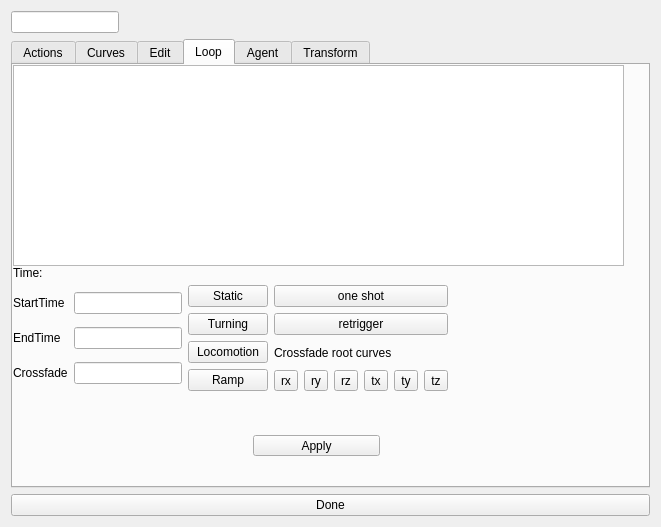
<?xml version="1.0" encoding="UTF-8"?>
<ui version="4.0">
 <class>ActionEditor</class>
 <widget class="QDialog" name="ActionEditor">
  <property name="geometry">
   <rect>
    <x>0</x>
    <y>0</y>
    <width>661</width>
    <height>527</height>
   </rect>
  </property>
  <property name="sizePolicy">
   <sizepolicy hsizetype="Ignored" vsizetype="Ignored">
    <horstretch>0</horstretch>
    <verstretch>0</verstretch>
   </sizepolicy>
  </property>
  <property name="minimumSize">
   <size>
    <width>661</width>
    <height>527</height>
   </size>
  </property>
  <property name="maximumSize">
   <size>
    <width>661</width>
    <height>527</height>
   </size>
  </property>
  <property name="windowTitle">
   <string>Action Editor</string>
  </property>
  <property name="modal">
   <bool>false</bool>
  </property>
  <layout class="QGridLayout" name="gridLayout_3">
   <item row="0" column="0">
    <layout class="QGridLayout" name="gridLayout">
     <item row="0" column="0">
      <widget class="QLineEdit" name="lineEditAnimationName">
       <property name="sizePolicy">
        <sizepolicy hsizetype="Fixed" vsizetype="Fixed">
         <horstretch>0</horstretch>
         <verstretch>0</verstretch>
        </sizepolicy>
       </property>
      </widget>
     </item>
     <item row="1" column="0">
      <widget class="QTabWidget" name="tabWidgetMain">
       <property name="currentIndex">
        <number>3</number>
       </property>
       <widget class="QWidget" name="tabD">
        <attribute name="title">
         <string>Actions</string>
        </attribute>
        <widget class="QListWidget" name="listAnimation">
         <property name="geometry">
          <rect>
           <x>0</x>
           <y>0</y>
           <width>611</width>
           <height>361</height>
          </rect>
         </property>
        </widget>
       </widget>
       <widget class="QWidget" name="tab">
        <attribute name="title">
         <string>Curves</string>
        </attribute>
        <widget class="QListWidget" name="listCurves">
         <property name="geometry">
          <rect>
           <x>-5</x>
           <y>1</y>
           <width>621</width>
           <height>361</height>
          </rect>
         </property>
         <property name="verticalScrollBarPolicy">
          <enum>Qt::ScrollBarAlwaysOn</enum>
         </property>
         <property name="horizontalScrollBarPolicy">
          <enum>Qt::ScrollBarAlwaysOn</enum>
         </property>
        </widget>
       </widget>
       <widget class="QWidget" name="tab_2">
        <attribute name="title">
         <string>Edit</string>
        </attribute>
        <widget class="QGraphicsView" name="curveEditGraphicsView">
         <property name="geometry">
          <rect>
           <x>0</x>
           <y>0</y>
           <width>611</width>
           <height>201</height>
          </rect>
         </property>
        </widget>
       </widget>
       <widget class="QWidget" name="tab_3">
        <attribute name="title">
         <string>Loop</string>
        </attribute>
        <widget class="QGraphicsView" name="loopGraphicsView">
         <property name="geometry">
          <rect>
           <x>0</x>
           <y>0</y>
           <width>611</width>
           <height>201</height>
          </rect>
         </property>
        </widget>
        <widget class="QWidget" name="horizontalLayoutWidget_2">
         <property name="geometry">
          <rect>
           <x>0</x>
           <y>220</y>
           <width>611</width>
           <height>138</height>
          </rect>
         </property>
         <layout class="QHBoxLayout" name="horizontalLayout_2">
          <property name="sizeConstraint">
           <enum>QLayout::SetFixedSize</enum>
          </property>
          <item>
           <layout class="QGridLayout" name="gridLayout_2">
            <item row="0" column="1">
             <widget class="QLineEdit" name="le_startTime"/>
            </item>
            <item row="1" column="1">
             <widget class="QLineEdit" name="le_endTime"/>
            </item>
            <item row="1" column="0">
             <widget class="QLabel" name="label_2">
              <property name="text">
               <string>EndTime</string>
              </property>
             </widget>
            </item>
            <item row="2" column="1">
             <widget class="QLineEdit" name="le_crossFadeTime"/>
            </item>
            <item row="2" column="0">
             <widget class="QLabel" name="label_3">
              <property name="text">
               <string>Crossfade</string>
              </property>
             </widget>
            </item>
            <item row="0" column="0">
             <widget class="QLabel" name="label">
              <property name="text">
               <string>StartTime</string>
              </property>
             </widget>
            </item>
           </layout>
          </item>
          <item>
           <layout class="QVBoxLayout" name="verticalLayout">
            <item>
             <widget class="QPushButton" name="pb_Static">
              <property name="text">
               <string>Static</string>
              </property>
              <property name="checkable">
               <bool>true</bool>
              </property>
              <property name="autoDefault">
               <bool>false</bool>
              </property>
             </widget>
            </item>
            <item>
             <widget class="QPushButton" name="pb_Turning">
              <property name="text">
               <string>Turning</string>
              </property>
              <property name="checkable">
               <bool>true</bool>
              </property>
              <property name="autoDefault">
               <bool>false</bool>
              </property>
             </widget>
            </item>
            <item>
             <widget class="QPushButton" name="pb_Locomotion">
              <property name="text">
               <string>Locomotion</string>
              </property>
              <property name="checkable">
               <bool>true</bool>
              </property>
              <property name="autoDefault">
               <bool>false</bool>
              </property>
             </widget>
            </item>
            <item>
             <widget class="QPushButton" name="pb_Ramp">
              <property name="text">
               <string>Ramp</string>
              </property>
              <property name="checkable">
               <bool>true</bool>
              </property>
              <property name="autoDefault">
               <bool>false</bool>
              </property>
             </widget>
            </item>
           </layout>
          </item>
          <item>
           <layout class="QVBoxLayout" name="verticalLayout_2">
            <item>
             <widget class="QPushButton" name="pb_oneShot">
              <property name="text">
               <string>one shot</string>
              </property>
              <property name="checkable">
               <bool>true</bool>
              </property>
              <property name="autoDefault">
               <bool>false</bool>
              </property>
             </widget>
            </item>
            <item>
             <widget class="QPushButton" name="pb_retrigger">
              <property name="text">
               <string>retrigger</string>
              </property>
              <property name="checkable">
               <bool>true</bool>
              </property>
              <property name="autoDefault">
               <bool>false</bool>
              </property>
             </widget>
            </item>
            <item>
             <widget class="QLabel" name="label_4">
              <property name="text">
               <string>Crossfade root curves</string>
              </property>
             </widget>
            </item>
            <item>
             <layout class="QHBoxLayout" name="horizontalLayout">
              <item>
               <widget class="QToolButton" name="tb_loopRx">
                <property name="text">
                 <string>rx</string>
                </property>
                <property name="checkable">
                 <bool>true</bool>
                </property>
               </widget>
              </item>
              <item>
               <widget class="QToolButton" name="tb_loopRy">
                <property name="text">
                 <string>ry</string>
                </property>
                <property name="checkable">
                 <bool>true</bool>
                </property>
               </widget>
              </item>
              <item>
               <widget class="QToolButton" name="tb_loopRz">
                <property name="text">
                 <string>rz</string>
                </property>
                <property name="checkable">
                 <bool>true</bool>
                </property>
               </widget>
              </item>
              <item>
               <widget class="QToolButton" name="tb_loopTx">
                <property name="text">
                 <string>tx</string>
                </property>
                <property name="checkable">
                 <bool>true</bool>
                </property>
               </widget>
              </item>
              <item>
               <widget class="QToolButton" name="tb_loopTy">
                <property name="text">
                 <string>ty</string>
                </property>
                <property name="checkable">
                 <bool>true</bool>
                </property>
               </widget>
              </item>
              <item>
               <widget class="QToolButton" name="tb_loopTz">
                <property name="text">
                 <string>tz</string>
                </property>
                <property name="checkable">
                 <bool>true</bool>
                </property>
               </widget>
              </item>
             </layout>
            </item>
           </layout>
          </item>
         </layout>
        </widget>
        <widget class="QLabel" name="label_5">
         <property name="geometry">
          <rect>
           <x>0</x>
           <y>200</y>
           <width>41</width>
           <height>16</height>
          </rect>
         </property>
         <property name="text">
          <string>Time:</string>
         </property>
        </widget>
        <widget class="QLabel" name="label_CurrentTime">
         <property name="geometry">
          <rect>
           <x>50</x>
           <y>200</y>
           <width>62</width>
           <height>16</height>
          </rect>
         </property>
         <property name="frameShadow">
          <enum>QFrame::Sunken</enum>
         </property>
         <property name="text">
          <string/>
         </property>
        </widget>
        <widget class="QPushButton" name="pb_Apply">
         <property name="enabled">
          <bool>true</bool>
         </property>
         <property name="geometry">
          <rect>
           <x>240</x>
           <y>370</y>
           <width>127</width>
           <height>21</height>
          </rect>
         </property>
         <property name="text">
          <string>Apply</string>
         </property>
         <property name="autoDefault">
          <bool>false</bool>
         </property>
        </widget>
       </widget>
       <widget class="QWidget" name="tab_4">
        <attribute name="title">
         <string>Agent</string>
        </attribute>
        <widget class="QWidget" name="verticalLayoutWidget">
         <property name="geometry">
          <rect>
           <x>50</x>
           <y>90</y>
           <width>160</width>
           <height>134</height>
          </rect>
         </property>
         <layout class="QVBoxLayout" name="verticalLayout_3">
          <item>
           <widget class="QPushButton" name="pb_AgentRamp">
            <property name="text">
             <string>Ramp</string>
            </property>
            <property name="checkable">
             <bool>true</bool>
            </property>
            <property name="autoDefault">
             <bool>false</bool>
            </property>
           </widget>
          </item>
          <item>
           <widget class="QPushButton" name="pb_AgentLocomotion">
            <property name="text">
             <string>Locomotion</string>
            </property>
            <property name="checkable">
             <bool>true</bool>
            </property>
            <property name="autoDefault">
             <bool>false</bool>
            </property>
           </widget>
          </item>
          <item>
           <widget class="QPushButton" name="pb_AgentStatic">
            <property name="text">
             <string>Static</string>
            </property>
            <property name="checkable">
             <bool>true</bool>
            </property>
            <property name="autoDefault">
             <bool>false</bool>
            </property>
           </widget>
          </item>
          <item>
           <widget class="QPushButton" name="pb_AgentTurning">
            <property name="text">
             <string>Turning</string>
            </property>
            <property name="checkable">
             <bool>true</bool>
            </property>
            <property name="autoDefault">
             <bool>false</bool>
            </property>
           </widget>
          </item>
         </layout>
        </widget>
        <widget class="QPushButton" name="pb_ApplyAgentCurves">
         <property name="enabled">
          <bool>true</bool>
         </property>
         <property name="geometry">
          <rect>
           <x>260</x>
           <y>320</y>
           <width>127</width>
           <height>21</height>
          </rect>
         </property>
         <property name="text">
          <string>Apply</string>
         </property>
         <property name="autoDefault">
          <bool>false</bool>
         </property>
        </widget>
       </widget>
       <widget class="QWidget" name="tab_5">
        <attribute name="title">
         <string>Transform</string>
        </attribute>
        <widget class="QGroupBox" name="gb_Rotation">
         <property name="geometry">
          <rect>
           <x>20</x>
           <y>60</y>
           <width>581</width>
           <height>171</height>
          </rect>
         </property>
         <property name="title">
          <string>Rotation</string>
         </property>
        </widget>
       </widget>
      </widget>
     </item>
    </layout>
   </item>
   <item row="1" column="0">
    <widget class="QPushButton" name="pushButtonDone">
     <property name="text">
      <string>Done</string>
     </property>
     <property name="autoDefault">
      <bool>false</bool>
     </property>
    </widget>
   </item>
  </layout>
 </widget>
 <resources/>
 <connections>
  <connection>
   <sender>pushButtonDone</sender>
   <signal>clicked()</signal>
   <receiver>ActionEditor</receiver>
   <slot>hide()</slot>
   <hints>
    <hint type="sourcelabel">
     <x>557</x>
     <y>459</y>
    </hint>
    <hint type="destinationlabel">
     <x>376</x>
     <y>446</y>
    </hint>
   </hints>
  </connection>
 </connections>
</ui>
